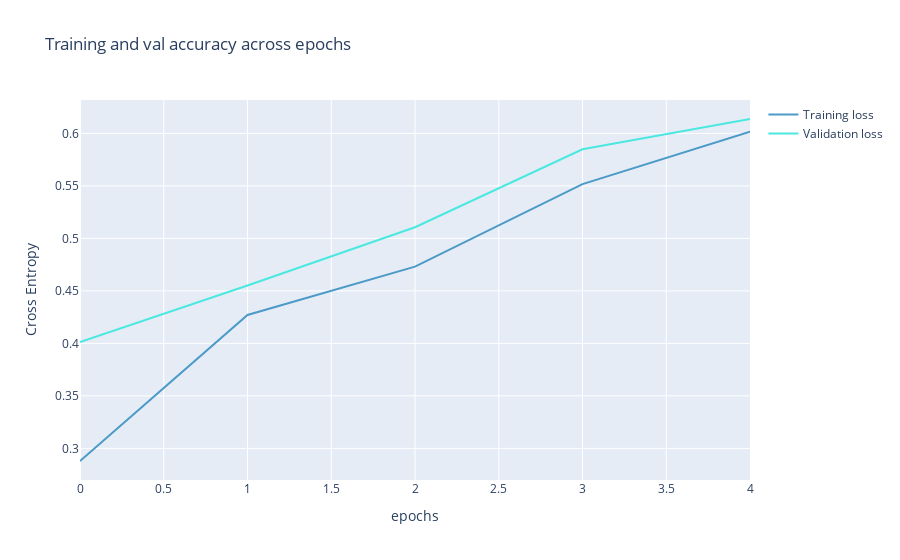

Source (notebook cell):
### Markdown cell above
6. Visualize your `accuracy` on your `train` and on your `test` thanks to the attribute `history` of your model

### Code cell
from plotly import graph_objects as go
color_chart = ["#4B9AC7", "#4BE8E0", "#9DD4F3", "#97FBF6", "#2A7FAF", "#23B1AB", "#0E3449", "#015955"]

fig = go.Figure(data=[
                      go.Scatter(
                          y=history["accuracy"],
                          name="Training loss",
                          mode="lines",
                          marker=dict(
                              color=color_chart[0]
                          )),
                      go.Scatter(
                          y=history["val_accuracy"],
                          name="Validation loss",
                          mode="lines",
                          marker=dict(
                              color=color_chart[1]
                          ))
])
fig.update_layout(
    title='Training and val accuracy across epochs',
    xaxis_title='epochs',
    yaxis_title='Cross Entropy'    
)
fig.show()

### Figure 1 — Plotly figure (JSON) as saved in the notebook; plotly's stock layout.template omitted (floating-point values rounded to 4 significant figures)
{"data": [{"marker": {"color": "#4B9AC7"}, "mode": "lines", "name": "Training loss", "type": "scatter", "y": [0.288, 0.427, 0.4731, 0.5517, 0.6017]}, {"marker": {"color": "#4BE8E0"}, "mode": "lines", "name": "Validation loss", "type": "scatter", "y": [0.4012, 0.4552, 0.5106, 0.5849, 0.6137]}], "layout": {"title": {"text": "Training and val accuracy across epochs"}, "xaxis": {"title": {"text": "epochs"}}, "yaxis": {"title": {"text": "Cross Entropy"}}}}
